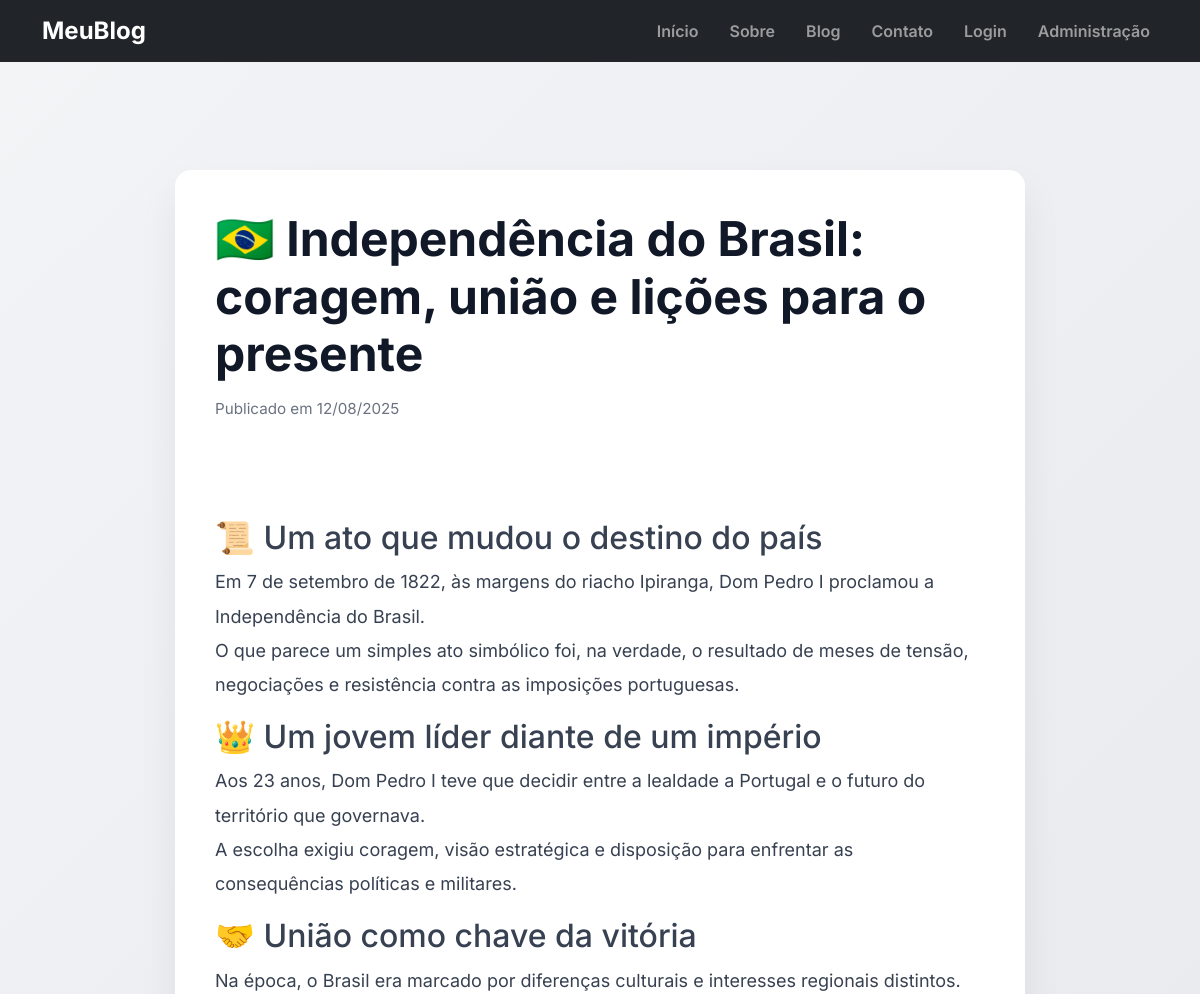
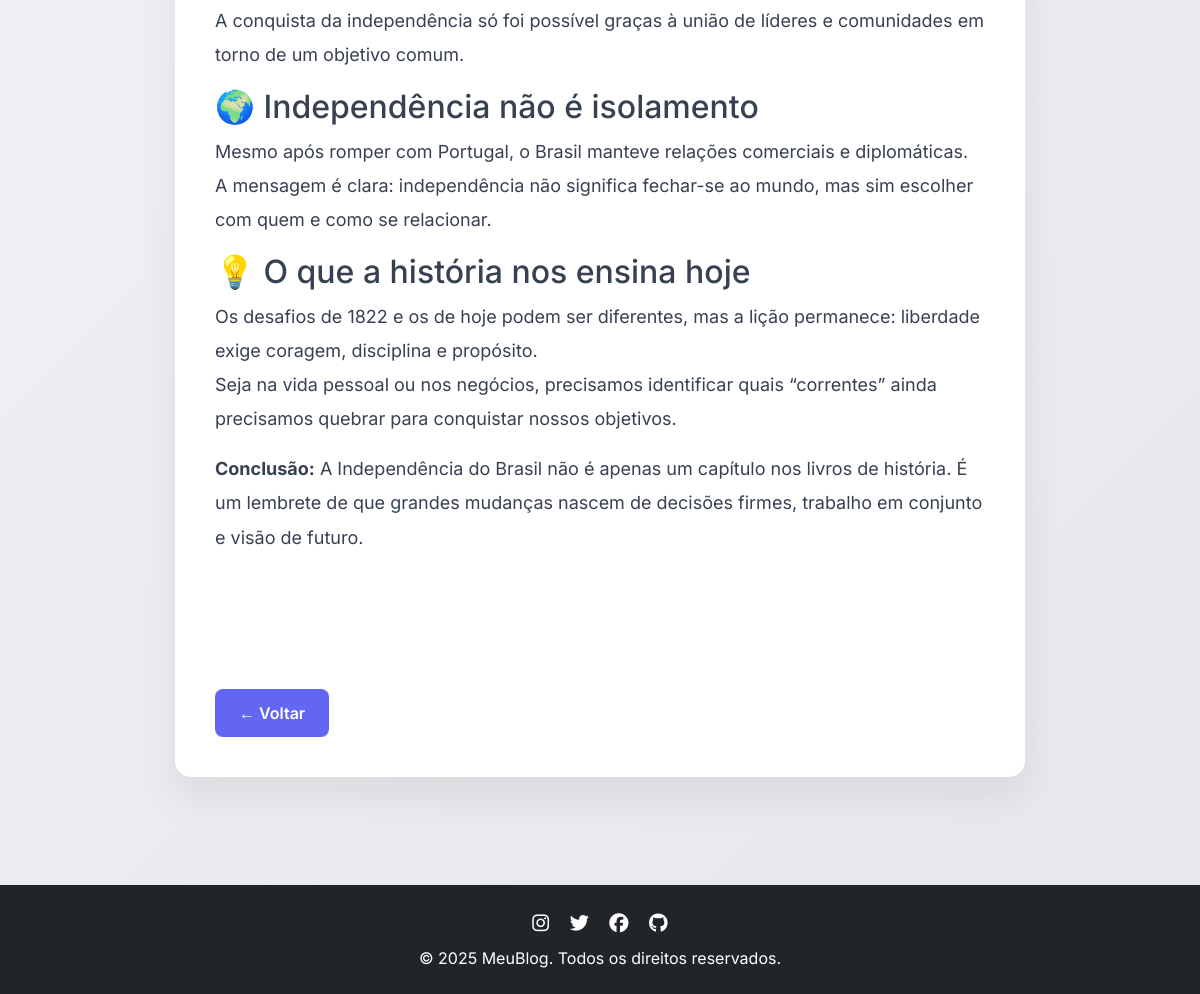
Page /post/9 on the committed database (2 pictures, top to bottom).
### app/models.py (models this page shows)
class Post(db.Model):
    id = db.Column(db.Integer, primary_key=True)
    title = db.Column(db.String(100), nullable=False)
    content = db.Column(db.Text, nullable=False)
    created_at = db.Column(db.DateTime, default=datetime.utcnow())

### app/home/routes.py (the view)
@main_bp.route('/post/<int:post_id>')
def post_detail(post_id):
    post = Post.query.get_or_404(post_id)
    return render_template('home/post_detail.html', post=post)

### app/templates/home/post_detail.html (shortened to what this page needs)
{% extends 'home/base.html' %}
{% block extra_css %}
<link rel="stylesheet" href="{{ url_for('static', filename='home/post_detail.css') }}">
{% endblock %}
{% block content %}
<div class="post-container">
    <h1 class="post-title">{{ post.title }}</h1>
    <p class="post-date">Publicado em {{ post.created_at.strftime('%d/%m/%Y') }}</p>
    <div class="post-content">
        {{ post.content | safe }}
    </div>
    <div class="btn-wrapper">
        <a href="{{ url_for('main.index') }}" class="btn-back">← Voltar</a>
    </div>
</div>
{% endblock %}

### app/static/home/base.css (style rules this page uses)
* { margin: 0; padding: 0; box-sizing: border-box; }
body { font-family: 'Inter', sans-serif; background-color: #f9fafb; color: #1f2937; min-height: 100vh; display: flex; flex-direction: column; }

### app/static/home/post_detail.css (style rules this page uses)
body { font-family: 'Inter', sans-serif; background: linear-gradient(135deg, #f3f4f6, #e5e7eb); margin: 0; padding: 0; color: #1f2937; }
.post-container { max-width: 850px; margin: 60px auto; padding: 40px; background: #ffffff; border-radius: 16px; box-shadow: 0 20px 40px rgba(0, 0, 0, 0.07); transition: transform 0.3s ease; animation: fadeInUp 0.6s ease-out; }
.post-title { font-size: 3rem; margin-bottom: 15px; font-weight: 700; color: #111827; line-height: 1.2; }
.post-date { font-size: 0.95rem; color: #6b7280; margin-bottom: 30px; }
.post-content { font-size: 1.125rem; line-height: 1.9; color: #374151; white-space: pre-wrap; word-break: break-word; }
.btn-wrapper { margin-top: 50px; text-align: left; }
.btn-back { display: inline-block; padding: 12px 24px; background-color: #6366f1; color: #ffffff; border-radius: 8px; text-decoration: none; font-weight: 600; transition: background-color 0.3s ease, transform 0.2s ease; }

### rows in the picture
Post: title "🇧🇷 Independência do Brasil: coragem, união e lições para o presente", created_at "12/08/2025", content "📜 Um ato que mudou o destino do país Em 7 de setembro de 1822, às margens do riacho Ipiranga, Dom Pedro I proclamou a Independência do Brasil. O que parece um simples ato simbólico foi, na verdade, o resultado de meses de tensão, negociações e resistência contra as imposições portuguesas. 👑 Um jovem líder diante de um império Aos 23 anos, Dom Pedro I teve que decidir entre a lealdade a Portugal e o futuro do território que governava. A escolha exigiu coragem, visão estratégica e disposição para enfrentar as consequências políticas e militares. 🤝 União como chave da vitória Na época, o Brasil era marcado por diferenças culturais e interesses regionais distintos. A conquista da independência…"
